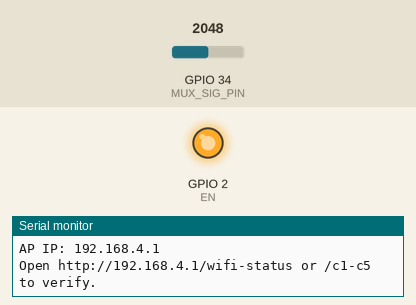
A sketch run on a simulated ESP32. Shown: output pins drawn as LEDs (lit = HIGH), the last lines printed to the serial monitor. The inputs (shaded band) are chosen by the test bench; at power-on: GPIO 34 (MUX_SIG_PIN) = 2048. Pins used as bus, display or sensor lines are not drawn.

Above: at 0.01 s.
At 1.2 s:
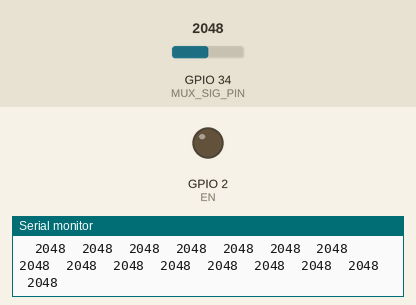
1.3 s: GPIO 34 (MUX_SIG_PIN) set to 1026
4.3 s: GPIO 34 (MUX_SIG_PIN) set to 950
Timing chart, 0 to 7.3 s (numbered marks = the images above; inputs shaded):
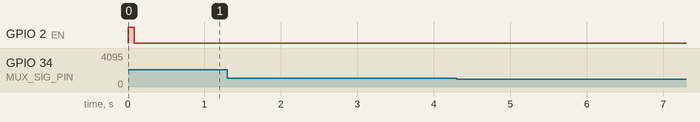

The sketch:

P90ArduinoMux.ino
```cpp
// ESP32 WiFi AP + HTTP server for MUX ch 1–5 (JSON c1–c5; legacy /c1-c4 unchanged)
#include <WiFi.h>
#include <WebServer.h>

int EN = 2;
int S0 = 12;
int S1 = 14;
int S2 = 27;
int S3 = 26;
// With WiFi enabled on ESP32, ADC2 pins (like GPIO13) can read as zero.
// Use ADC1 for the mux signal input.
const int MUX_SIG_PIN = 34; // GPIO34 (ADC1, input-only)

// --- WiFi AP config (change as needed) ---
// Set these before flashing (do not commit real secrets to public repos).
const char* AP_SSID = "YOUR_AP_SSID";
const char* AP_PASSWORD = "YOUR_AP_PASSWORD";

WebServer server(80);
bool apStarted = false;
int lastStationCount = -1;
const int STATUS_LED_PIN = 2; // Built-in LED on many ESP32 boards

// Format to print
char padded[12];

// MUX select bits
void out0()
{
  digitalWrite (EN, LOW);
  digitalWrite (S0, LOW);
  digitalWrite (S1, LOW);
  digitalWrite (S2, LOW);
  digitalWrite (S3, LOW);
}
void out1()
{
  digitalWrite (EN, LOW);
  digitalWrite (S0, HIGH);
  digitalWrite (S1, LOW);
  digitalWrite (S2, LOW);
  digitalWrite (S3, LOW);
}
void out2()
{
  digitalWrite (EN, LOW);
  digitalWrite (S0, LOW);
  digitalWrite (S1, HIGH);
  digitalWrite (S2, LOW);
  digitalWrite (S3, LOW);
}
void out3()
{
  digitalWrite (EN, LOW);
  digitalWrite (S0, HIGH);
  digitalWrite (S1, HIGH);
  digitalWrite (S2, LOW);
  digitalWrite (S3, LOW);
}
void out4()
{
  digitalWrite (EN, LOW);
  digitalWrite (S0, LOW);
  digitalWrite (S1, LOW);
  digitalWrite (S2, HIGH);
  digitalWrite (S3, LOW);
}
void out5()
{
  digitalWrite (EN, LOW);
  digitalWrite (S0, HIGH);
  digitalWrite (S1, LOW);
  digitalWrite (S2, HIGH);
  digitalWrite (S3, LOW);
}
void out6()
{
  digitalWrite (EN, LOW);
  digitalWrite (S0, LOW);
  digitalWrite (S1, HIGH);
  digitalWrite (S2, HIGH);
  digitalWrite (S3, LOW);
}
void out7()
{
  digitalWrite (EN, LOW);
  digitalWrite (S0, HIGH);
  digitalWrite (S1, HIGH);
  digitalWrite (S2, HIGH);
  digitalWrite (S3, LOW);
}
void out8()
{
  digitalWrite (EN, LOW);
  digitalWrite (S0, LOW);
  digitalWrite (S1, LOW);
  digitalWrite (S2, LOW);
  digitalWrite (S3, HIGH);
}
void out9()
{
  digitalWrite (EN, LOW);
  digitalWrite (S0, HIGH);
  digitalWrite (S1, LOW);
  digitalWrite (S2, LOW);
  digitalWrite (S3, HIGH);
}
void out10()
{
  digitalWrite (EN, LOW);
  digitalWrite (S0, LOW);
  digitalWrite (S1, HIGH);
  digitalWrite (S2, LOW);
  digitalWrite (S3, HIGH);
}
void out11()
{
  digitalWrite (EN, LOW);
  digitalWrite (S0, HIGH);
  digitalWrite (S1, HIGH);
  digitalWrite (S2, LOW);
  digitalWrite (S3, HIGH);
}
void out12()
{
  digitalWrite (EN, LOW);
  digitalWrite (S0, LOW);
  digitalWrite (S1, LOW);
  digitalWrite (S2, HIGH);
  digitalWrite (S3, HIGH);
}
void out13()
{
  digitalWrite (EN, LOW);
  digitalWrite (S0, HIGH);
  digitalWrite (S1, LOW);
  digitalWrite (S2, HIGH);
  digitalWrite (S3, HIGH);
}
void out14()
{
  digitalWrite (EN, LOW);
  digitalWrite (S0, LOW);
  digitalWrite (S1, HIGH);
  digitalWrite (S2, HIGH);
  digitalWrite (S3, HIGH);
}
void out15()
{
  digitalWrite (EN, LOW);
  digitalWrite (S0, HIGH);
  digitalWrite (S1, HIGH);
  digitalWrite (S2, HIGH);
  digitalWrite (S3, HIGH);
}
// Bypass mux
void bypass()
{
  digitalWrite (EN, HIGH);
}

void select_mux_pin(int i)
{
  switch (i) {
    case 0:
      out0();
      break;
    case 1:
      out1();
      break;
    case 2:
      out2();
      break;
    case 3:
      out3();
      break;
    case 4:
      out4();
      break;
    case 5:
      out5();
      break;
    case 6:
      out6();
      break;
    case 7:
      out7();
      break;
    case 8:
      out8();
      break;
    case 9:
      out9();
      break;
    case 10:
      out10();
      break;
    case 11:
      out11();
      break;
    case 12:
      out12();
      break;
    case 13:
      out13();
      break;
    case 14:
      out14();
      break;
    case 15:
      out15();
      break;
    default:
      bypass();
      break;
  }
}

String readC1ToC4Json()
{
  int values[4];

  for (int i = 0; i < 4; i++) {
    int ch = i + 1;
    select_mux_pin(ch);
    delayMicroseconds(100);
    values[i] = analogRead(MUX_SIG_PIN);
  }

  char payload[96];
  snprintf(
    payload,
    sizeof(payload),
    "{\"c1\":%d,\"c2\":%d,\"c3\":%d,\"c4\":%d}",
    values[0], values[1], values[2], values[3]
  );
  return String(payload);
}

// Five FSR / mux channels (ch 1..5) for mLab
String readC1ToC5Json()
{
  const int N = 5;
  int values[5];

  for (int i = 0; i < N; i++) {
    int ch = i + 1;
    select_mux_pin(ch);
    delayMicroseconds(100);
    values[i] = analogRead(MUX_SIG_PIN);
  }

  char payload[120];
  snprintf(
    payload,
    sizeof(payload),
    "{\"c1\":%d,\"c2\":%d,\"c3\":%d,\"c4\":%d,\"c5\":%d}",
    values[0], values[1], values[2], values[3], values[4]
  );
  return String(payload);
}

void handleRoot()
{
  server.send(200, "text/plain", "P90 MUX AP online. Use /c1-c5 for JSON (mux ch 1–5) or /c1-c4 (legacy).");
}

void handleC1ToC4()
{
  server.send(200, "application/json", readC1ToC4Json());
}

void handleC1ToC5()
{
  server.send(200, "application/json", readC1ToC5Json());
}

void handleWifiStatus()
{
  int stations = WiFi.softAPgetStationNum();
  char payload[160];
  snprintf(
    payload,
    sizeof(payload),
    "{\"apStarted\":%s,\"ssid\":\"%s\",\"ip\":\"%s\",\"stations\":%d}",
    apStarted ? "true" : "false",
    AP_SSID,
    WiFi.softAPIP().toString().c_str(),
    stations
  );
  server.send(200, "application/json", payload);
}

void setup()
{
  // Open serial + set pins
  Serial.begin (9600);
  pinMode (STATUS_LED_PIN, OUTPUT);
  digitalWrite(STATUS_LED_PIN, LOW);
  pinMode (EN, OUTPUT);
  pinMode (S0, OUTPUT);
  pinMode (S1, OUTPUT);
  pinMode (S2, OUTPUT);
  pinMode (S3, OUTPUT);

  // Start local AP so mLab script can connect directly
  WiFi.mode(WIFI_AP);
  apStarted = WiFi.softAP(AP_SSID, AP_PASSWORD);

  server.on("/", handleRoot);
  server.on("/c1-c4", HTTP_GET, handleC1ToC4);
  server.on("/c1-c5", HTTP_GET, handleC1ToC5);
  server.on("/wifi-status", HTTP_GET, handleWifiStatus);
  server.begin();

  if (apStarted) {
    digitalWrite(STATUS_LED_PIN, HIGH); // steady ON = AP started
    Serial.println("WiFi AP STARTED");
    Serial.print("AP SSID: ");
    Serial.println(AP_SSID);
    Serial.print("AP IP: ");
    Serial.println(WiFi.softAPIP());
    Serial.println("Open http://192.168.4.1/wifi-status or /c1-c5 to verify.");
  } else {
    digitalWrite(STATUS_LED_PIN, LOW);
    Serial.println("WiFi AP FAILED TO START");
  }
}

void loop() {
  server.handleClient();

  // Blink LED when at least one client is connected to AP.
  int stations = WiFi.softAPgetStationNum();
  if (apStarted) {
    if (stations > 0) {
      digitalWrite(STATUS_LED_PIN, (millis() / 250) % 2);
    } else {
      digitalWrite(STATUS_LED_PIN, HIGH); // AP up, no clients
    }
  } else {
    digitalWrite(STATUS_LED_PIN, LOW);
  }

  if (stations != lastStationCount) {
    Serial.print("AP connected clients: ");
    Serial.println(stations);
    lastStationCount = stations;
  }

  for (int i = 0; i < 16; i++) {
    // Select input
    select_mux_pin(i);
    // Read from sensor
    int sensor_value = analogRead(MUX_SIG_PIN);
    // int sensor_value1 = analogRead(A1);
    // Read from A0 and place value into array for formatting
    sprintf(padded, "%6d", sensor_value); // ex "  123"
    //sprintf(padded, "%6d", sensor_value1);
    // Format
    if (i == 15) {
      Serial.println(padded); // new line
      break; // reset loop
    }
    else
      Serial.print(padded);

    // Timing (test and modify)
    delay(1); // 1ms
  }
}
```
